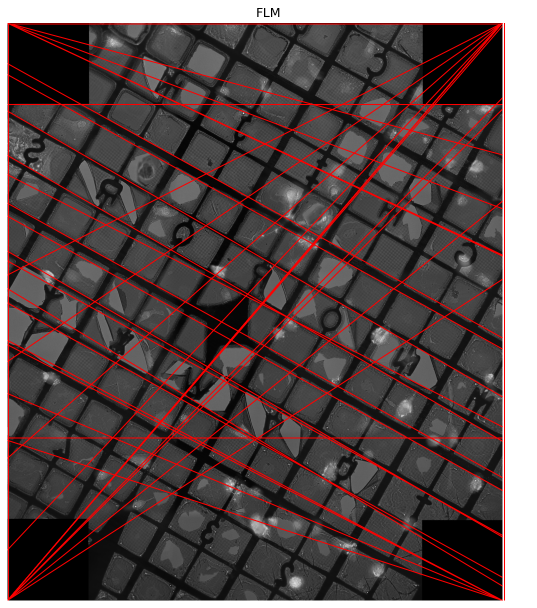
#> input picture lines_FLM.png, 1073 x 1216 px, given in place of flm.tif, which was not available (shown at 1/2 size)
$ python main.py
#> lines starting #> are read from the running program, lines starting #| are printed output that depends on the picture; pictures that were not available may be replaced by others from this repository, and a replacement may not be noted
### helper.py
# alignment_helpers.py
import numpy as np
from skimage import io, measure, exposure
from PIL import Image
from scipy import ndimage
from scipy.optimize import minimize
import matplotlib.pyplot as plt
from pathlib import Path
import cv2
from skimage.filters import threshold_otsu

def load_image(path):
    img = io.imread(path)
    return img

# [344 lines left out: functions center_crop, detect_dots, visualize_detected_dots, phase_correlation, apply_affine, mutual_information and 12 more, not called in this run]


# [21 lines that do not run on import are left out]

### detect_lines.py
import os
from skimage import io
import matplotlib.pyplot as plt
import numpy as np
from skimage.feature import canny
from skimage.transform import hough_line, hough_line_peaks
from scipy.ndimage import gaussian_filter
np.set_printoptions(precision=10, suppress=True)

def detect_grid_lines(img, sigma=3, threshold=0.2, min_distance=50, min_angle=10, num_peaks=5):
    """Detect straight lines using Canny edge + Hough transform."""
    # Smooth to reduce noise
    if len(img.shape) == 3: img = img.mean(axis=2).astype(np.float32)
    img_norm = (img - img.min()) / (img.max() - img.min() + 1e-12)
    smoothed = gaussian_filter(img_norm, sigma=sigma)

    # Detect edges
    edges = canny(
        smoothed, low_threshold=threshold*0.5, high_threshold=threshold
    ).astype(int)

    # Hough transform
    h, theta, d = hough_line(edges)
    # Find peaks in Hough space
    lines = []
    for _, angle_val, dist_val in zip(*hough_line_peaks(h, theta, d,
                                                        min_distance=min_distance,
                                                        min_angle=min_angle,
                                                        threshold=0.4 * h.max(),
                                                        num_peaks=num_peaks)):
        lines.append((angle_val, dist_val))
    return lines, edges

def group_lines(lines, tol=5):
    from collections import defaultdict
    angles = np.array(lines)[:, 0]
    degrees = angles * 180 / np.pi # convert radian to degrees
    degrees = np.sort(degrees)
    grp_lines = defaultdict(list)
    count = 0
    grp_lines[count].append(degrees[0])
    for i in range(len(degrees) - 1):
        if np.abs(degrees[i] - degrees[i + 1]) > tol:
            count += 1
            grp_lines[count].append(degrees[i + 1])
        else:
            grp_lines[count].append(degrees[i])
    return grp_lines

# [114 lines left out: functions overlay_hough_lines, visualize_detected_lines, visualize_edges_only, not called in this run]

### main.py
from helper import *
from detect_lines import *
from skimage.io import imsave
from scipy.ndimage import rotate
import cv2
from PIL import Image
def get_angles(img):
    lines, edges = detect_grid_lines(
        img,
        sigma=4,
        threshold=0.1,
        min_angle=50,
        min_distance=25,
        num_peaks=200,
    )
    grp_lines = group_lines(lines)
    grp_info = [(len(v), np.mean(v)) for v in grp_lines.values()]
    grp_info = sorted(grp_info, key=lambda x: x[0], reverse=True) # this give me largest group of angles
    return grp_info

def main():
    # visualize_detected_dots(,)
    flm_img = load_image("./images/grid_1/flm.tif", )
#> in load_image, img is the input picture: shape (1216, 1073, 4); mean R, G, B, A 89.8, 74.3, 74.3, 255
    tem_img = load_image("./images/grid_1/tem.tif", )
#> call 2 of load_image, with path = './images/grid_1/tem.tif'
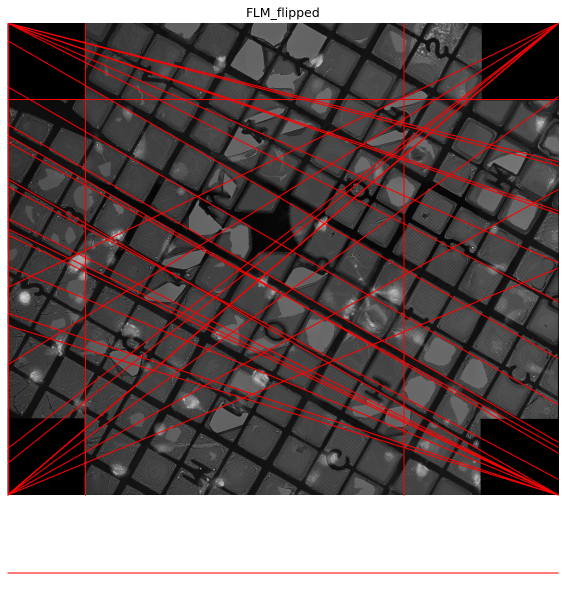
#> input picture lines_FLM_flipped.png, 1132 x 1216 px, given in place of tem.tif, which was not available (shown at 1/2 size)
#> in load_image, img is the input picture: shape (1216, 1132, 4); mean R, G, B, A 113.2, 98.7, 98.7, 255
    # flm_img = center_crop(flm_img)
    # select the largest 2
    flm_grp_info = get_angles(flm_img)
#> in detect_grid_lines, `if len(img.shape) == 3: img = img.mean(axis=2).astype(np.float32)`:
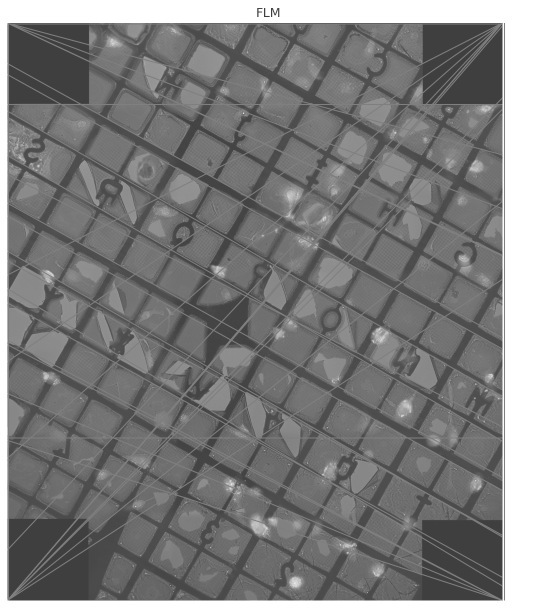
#> img: shape (1216, 1073) float32 (shown at 1/2 size); min 63.75, max 255, mean 123.4
#> in detect_grid_lines, `edges = canny( smoothed, low_threshold=threshold*0.5, high_threshold=t..`:
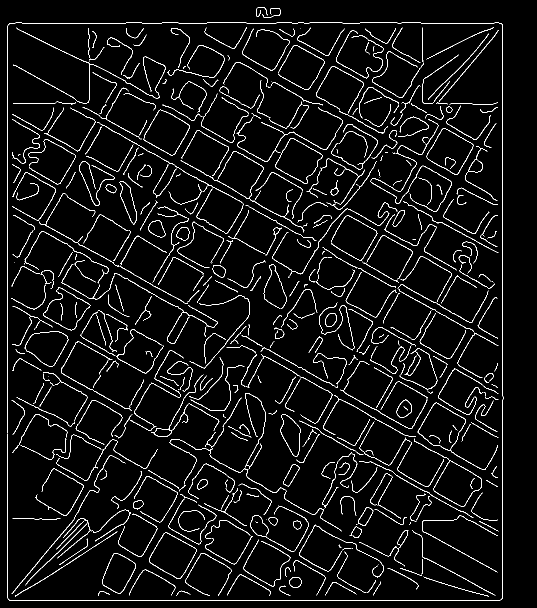
#> edges: shape (1216, 1073) int64 (shown at 1/2 size); values 0 (black) and 1 (white), 4.7% white in thin lines or dots
#> in detect_grid_lines, `h, theta, d = hough_line(edges)`:
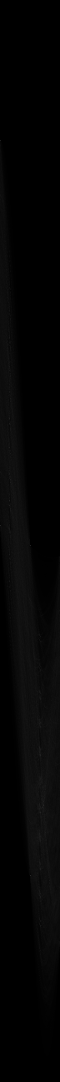
#> h: shape (3245, 180) uint64 (shown at 1/3 size); min 0, max 990, mean 18.9; drawn with min black and max white
#> in detect_grid_lines, `h, theta, d = hough_line(edges)`: theta = 180 values from -1.57 to 1.55; d = 3245 values from -1622 to 1622
#> the loop in detect_grid_lines, `for _, angle_val, dist_val in zip(*hough_line_peaks(h, theta, d, min_d..` made 4 passes
#> (angle_val, dist_val) on passes 1 to 4: (0, 1005), (0, 15), (-1.57, -1201), (-1.57, -46)
#> after the loop in detect_grid_lines, `for _, angle_val, dist_val in zip(*hough_line_peaks(h, theta, d,`: lines = [(0, 1005), (0, 15), (-1.57, -1201), (-1.57, -46)]
#> in group_lines, `angles = np.array(lines)[:, 0]`: angles = [0, 0, -1.57, -1.57]
#> in group_lines, `degrees = angles * 180 / np.pi`: degrees = [0, 0, -90, -90]
#> in group_lines, `degrees = np.sort(degrees)`: degrees = [-90, -90, 0, 0]
#> the loop in group_lines, `for i in range(len(degrees) - 1):` made 3 passes
#> count on pass 2: 1
#> after the loop in group_lines, `for i in range(len(degrees) - 1):`: count = 1
#> in get_angles, `grp_lines = group_lines(lines)`: grp_lines = {0: [-90, -90], 1: [0, 0]}
#> in get_angles, `grp_info = [(len(v), np.mean(v)) for v in grp_lines.values()]`: grp_info = [(2, -90), (2, 0)]
#> flm_grp_info = [(2, -90), (2, 0)]
    tem_grp_info = get_angles(tem_img)
#> call 2 of detect_grid_lines, with sigma = 4, threshold = 0.1, min_distance = 25, min_angle = 50, num_peaks = 200
#> in detect_grid_lines (call 2), `if len(img.shape) == 3: img = img.mean(axis=2).astype(np.float32)`:
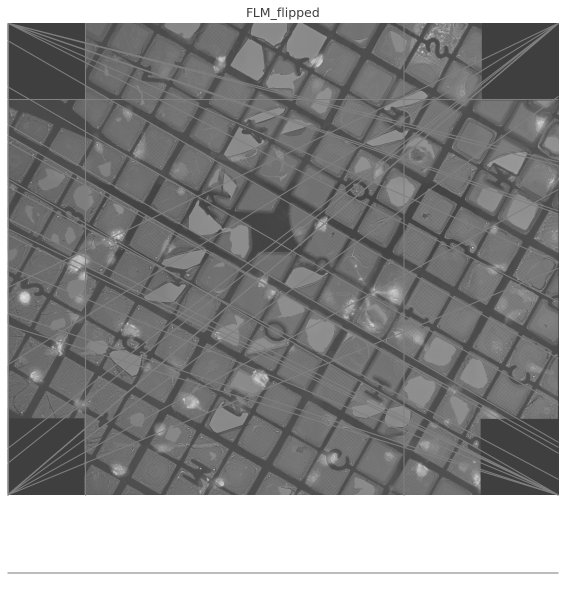
#> img: shape (1216, 1132) float32 (shown at 1/2 size); min 63.75, max 255, mean 141.4
#> in detect_grid_lines (call 2), `smoothed = gaussian_filter(img_norm, sigma=sigma)`:
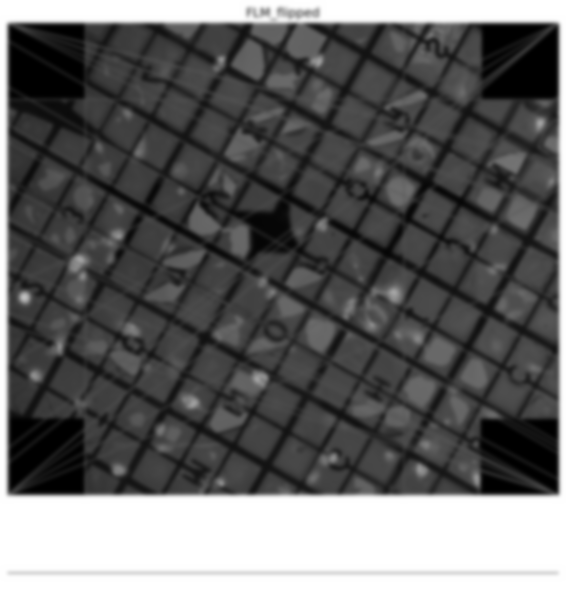
#> smoothed: shape (1216, 1132) float32 (shown at 1/2 size); min 0, max 1, mean 0.406
#> in detect_grid_lines (call 2), `edges = canny( smoothed, low_threshold=threshold*0.5, high_threshold=t..`:
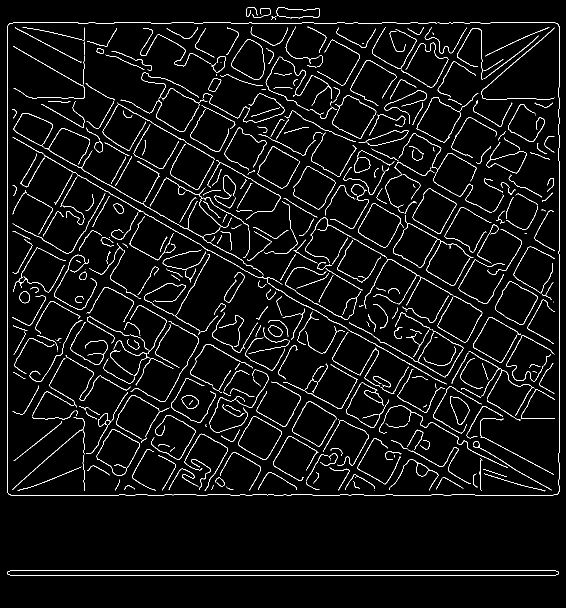
#> edges: shape (1216, 1132) int64 (shown at 1/2 size); values 0 (black) and 1 (white), 4.4% white in thin lines or dots
#> in detect_grid_lines (call 2), `h, theta, d = hough_line(edges)`: d = 3325 values from -1662 to 1662
#> the loop in detect_grid_lines (call 2), `for _, angle_val, dist_val in zip(*hough_line_peaks(h, theta, d, min_d..` made 5 passes
#> (angle_val, dist_val) on passes 1 to 5: (-1.57, -1141), (0, 15), (0, 1118), (-1.57, -990), (-1.57, -45)
#> after the loop in detect_grid_lines (call 2), `for _, angle_val, dist_val in zip(*hough_line_peaks(h, theta, d,`: lines = [(-1.57, -1141), (0, 15), (0, 1118), (-1.57, -990), (-1.57, -45)]
#> the loop in group_lines (call 2), `for i in range(len(degrees) - 1):` made 4 passes
#> tem_grp_info = [(3, -90), (2, 0)]

    flm_a1 = flm_grp_info[0][1]
#> flm_a1 = -90
    flm_a2 = flm_grp_info[1][1]
#> flm_a2 = 0

    tem_a1 = tem_grp_info[0][1]
#> tem_a1 = -90
    tem_a2 = tem_grp_info[1][1]
#> tem_a2 = 0

    breakpoint()
    # compute the angle difference between of TEM with respect of FLM
    # the TEM image will be rotated.
    # the question also remains in which direction
    diff_rot_direct = tem_a1 - flm_a1
#> diff_rot_direct = 0
    rot_tem = rotate(tem_img, diff_rot_direct, reshape=False)
    cv2.imwrite('./output/rot_tem_wrt_flm.png', rot_tem)
    # [19 lines of commented-out code are left out]
if __name__ == "__main__":
    main()
